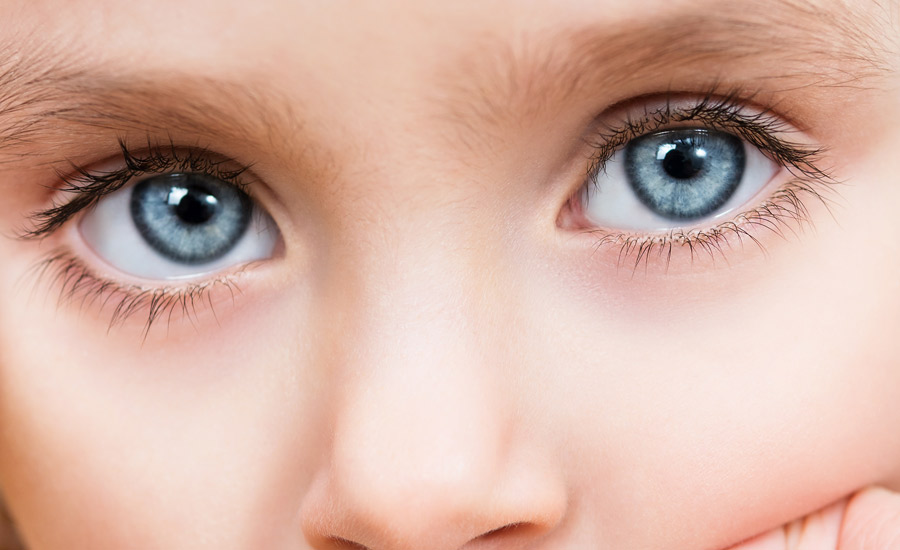
#> input picture azules.jpg, 900 x 550 px
$ python detector_pupila.py
#> lines starting #> are read from the running program, lines starting #| are printed output that depends on the picture; after the words box and inside, x2 and y2 are one past the last pixel; in counts of white or black regions, pixels touching at a corner belong together
import cv2
import numpy as np

# [5 lines of commented-out code are left out]
img = cv2.imread('azules.jpg',1)
#> img is the input picture: shape (550, 900, 3); mean B, G, R 164.4, 177.9, 213.8


src = cv2.medianBlur(img, 5)
src = cv2.cvtColor(src, cv2.COLOR_BGR2GRAY)
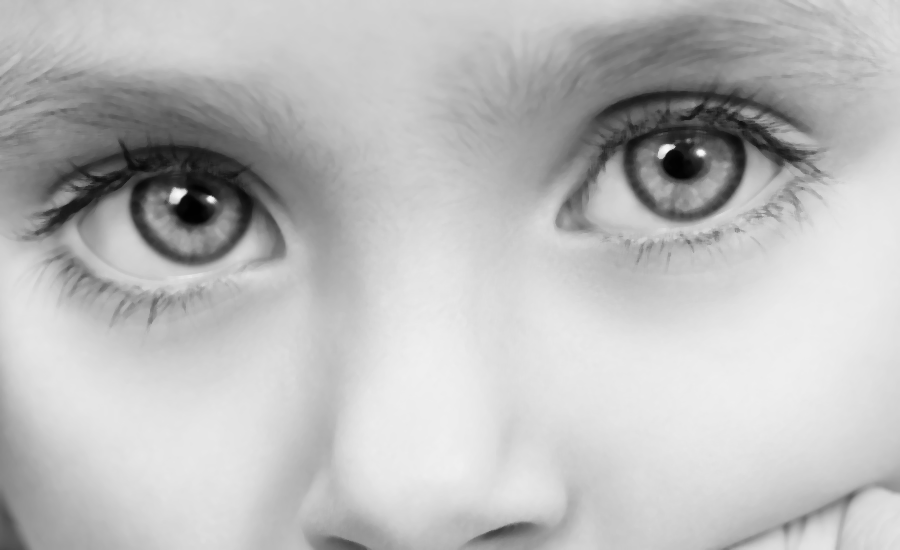
#> src: shape (550, 900); min 1, max 249, mean 187.3

circles = cv2.HoughCircles(src, cv2.HOUGH_GRADIENT, 1, 200,
                            param1=50, param2=30, minRadius=20, maxRadius=40)
#> circles = [[682.5, 155.5, 29.4]]

circles = np.uint16(np.around(circles))
#> circles = [[682, 156, 29]]
for i in circles[0,:]:
    # dibujar circulo
    cv2.circle(img, (i[0], i[1]), i[2], (0,255,0), 3)
    # dibujar centro
    cv2.circle(img, (i[0], i[1]), 2, (0,0,255), 3)
#> this loop made 1 pass
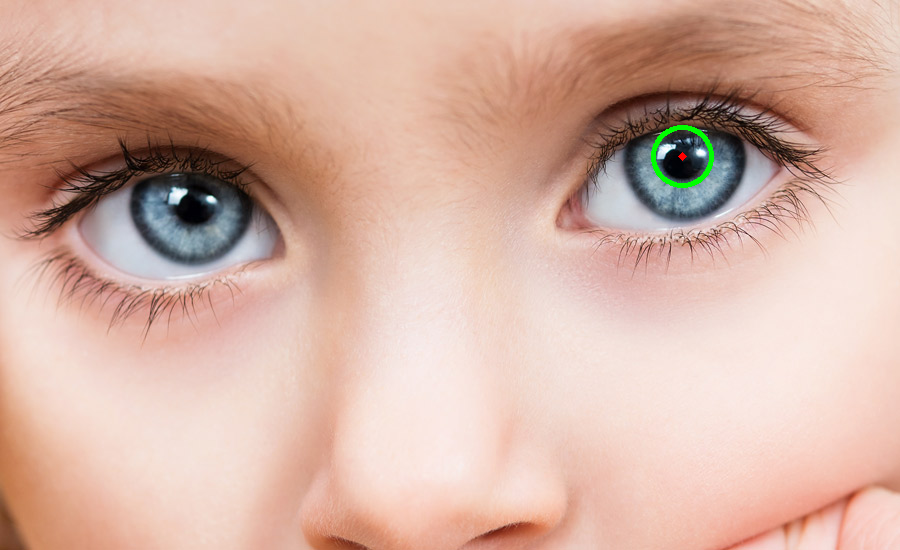
#> img: shape (550, 900, 3); 0.2% of pixels changed, all inside (x1, y1, x2, y2) = (651, 125, 714, 188)

cv2.imshow('detected circles', img)
cv2.waitKey(0)
cv2.destroyAllWindows()

$ run again, with zaridahr1.bmp saved as azules.jpg
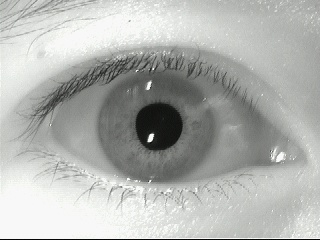
#> input picture zaridahr1.bmp, 320 x 240 px
#> img is the input picture: shape (240, 320, 3); mean B, G, R 175.7, 178.7, 176.9
#> `src = cv2.medianBlur(img, 5)`:
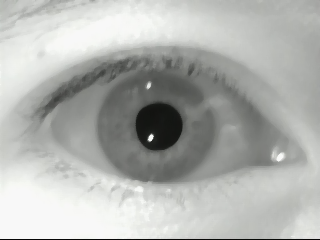
#> src: shape (240, 320, 3); mean B, G, R 175.8, 178.8, 177
#> `circles = cv2.HoughCircles(src, cv2.HOUGH_GRADIENT, 1, 200, param1=50,..`: circles = [[158.5, 126.5, 23.8]]
#> `circles = np.uint16(np.around(circles))`: circles = [[158, 126, 24]]
#> the loop `for i in circles[0,:]:` made 1 pass
#> after the loop `for i in circles[0,:]:`:
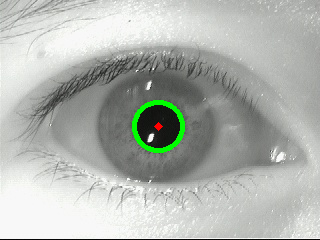
#> img: shape (240, 320, 3); 1.04% of pixels changed, all inside (x1, y1, x2, y2) = (132, 100, 185, 153)

$ run again, with tonghlr5.bmp saved as azules.jpg
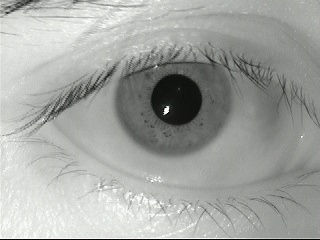
#> input picture tonghlr5.bmp, 320 x 240 px
#> img is the input picture: shape (240, 320, 3); mean B, G, R 162, 165.3, 163.3
#> `src = cv2.medianBlur(img, 5)`:
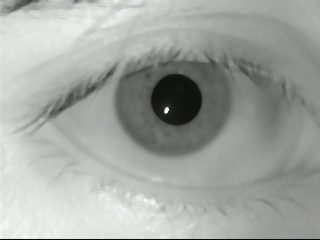
#> src: shape (240, 320, 3); mean B, G, R 162.2, 165.5, 163.6
#> `circles = cv2.HoughCircles(src, cv2.HOUGH_GRADIENT, 1, 200, param1=50,..`: circles = [[176.5, 98.5, 25.4]]
#> `circles = np.uint16(np.around(circles))`: circles = [[176, 98, 25]]
#> the loop `for i in circles[0,:]:` made 1 pass
#> after the loop `for i in circles[0,:]:`:
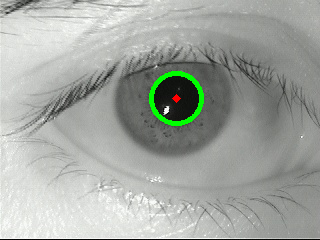
#> img: shape (240, 320, 3); 1.06% of pixels changed, all inside (x1, y1, x2, y2) = (149, 71, 204, 126)

$ run again, with vimalar3.bmp saved as azules.jpg
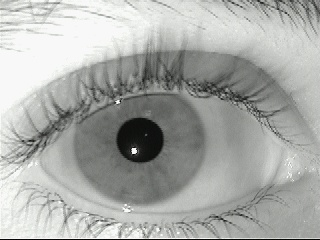
#> input picture vimalar3.bmp, 320 x 240 px
#> img is the input picture: shape (240, 320, 3); mean B, G, R 168, 171, 169.2
#> `src = cv2.medianBlur(img, 5)`:
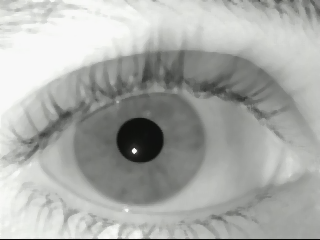
#> src: shape (240, 320, 3); mean B, G, R 168.6, 171.7, 169.9
#> `circles = cv2.HoughCircles(src, cv2.HOUGH_GRADIENT, 1, 200, param1=50,..`: circles = [[139.5, 139.5, 23.6]]
#> `circles = np.uint16(np.around(circles))`: circles = [[140, 140, 24]]
#> the loop `for i in circles[0,:]:` made 1 pass
#> after the loop `for i in circles[0,:]:`:
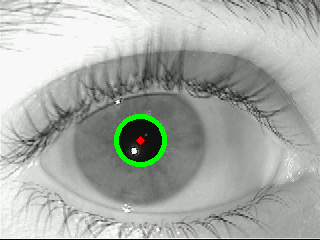
#> img: shape (240, 320, 3); 1.04% of pixels changed, all inside (x1, y1, x2, y2) = (114, 114, 167, 167)
